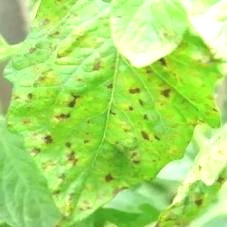
#> input picture Training&Data/train/Bacterial spot/Bs103_aug5.jpg, 227 x 227 px, found by its file name; its folder holds only this picture in this run
$ python augment_train.py
#> lines starting #> are read from the running program, lines starting #| are printed output that depends on the picture
import os
import cv2
import numpy as np

TRAIN_DIR = r"C:\Users\sharb\Downloads\taiwan\taiwan\Preprocessed data\train"

def augment_image(img):
    augmented = []

    # rotations
    augmented.append(cv2.rotate(img, cv2.ROTATE_90_CLOCKWISE))
    augmented.append(cv2.rotate(img, cv2.ROTATE_180))
    augmented.append(cv2.rotate(img, cv2.ROTATE_90_COUNTERCLOCKWISE))

    # flips
    augmented.append(cv2.flip(img, 1))   # horizontal
    augmented.append(cv2.flip(img, 0))   # vertical

    # brightness increase
    brighter = cv2.convertScaleAbs(img, alpha=1.2, beta=20)
    augmented.append(brighter)

    # brightness decrease
    darker = cv2.convertScaleAbs(img, alpha=0.8, beta=-20)
    augmented.append(darker)

    return augmented

for cls in os.listdir(TRAIN_DIR):
    cls_path = os.path.join(TRAIN_DIR, cls)
    if not os.path.isdir(cls_path):
        continue

    for img_name in os.listdir(cls_path):
        img_path = os.path.join(cls_path, img_name)
        img = cv2.imread(img_path)
#> img is the input picture: shape (227, 227, 3); mean B, G, R 104.3, 224.6, 168.7

        if img is None:
            continue

        base = os.path.splitext(img_name)[0]
        aug_imgs = augment_image(img)
#> in augment_image, `brighter = cv2.convertScaleAbs(img, alpha=1.2, beta=20)`:
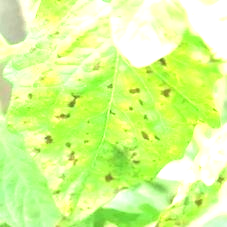
#> brighter: shape (227, 227, 3); mean B, G, R 143.1, 251, 213.8
#> in augment_image, `darker = cv2.convertScaleAbs(img, alpha=0.8, beta=-20)`:
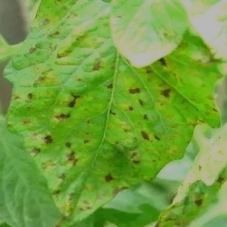
#> darker: shape (227, 227, 3); mean B, G, R 63.6, 159.7, 115
#> aug_imgs = 7 items

        for i, aug in enumerate(aug_imgs):
            save_name = f"{base}_aug{i}.jpg"
            cv2.imwrite(os.path.join(cls_path, save_name), aug)
#> this loop made 7 passes
#> save_name on passes 1 to 7: 'Bs103_aug5_aug0.jpg', 'Bs103_aug5_aug1.jpg', 'Bs103_aug5_aug2.jpg', 'Bs103_aug5_aug3.jpg', 'Bs103_aug5_aug4.jpg', 'Bs103_aug5_aug5.jpg', 'Bs103_aug5_aug6.jpg'
#> pass 1, `cv2.imwrite(os.path.join(cls_path, save_name), aug)`:
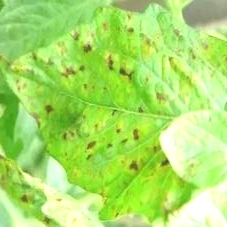
#> saved as Bs103_aug5_aug0.jpg: shape (227, 227, 3); mean B, G, R 104.3, 224.6, 168.7
#> pass 2, `cv2.imwrite(os.path.join(cls_path, save_name), aug)`:
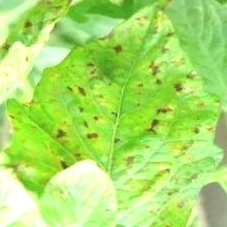
#> saved as Bs103_aug5_aug1.jpg: shape (227, 227, 3); mean B, G, R 104.3, 224.6, 168.7
#> pass 2 of the loop `for cls in os.listdir(TRAIN_DIR):`:
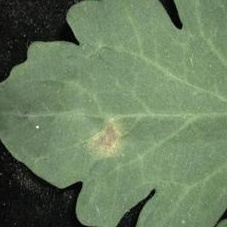
#> input picture Training&Data/train/Black mold/Blm10_aug1.jpg, 227 x 227 px, found by its file name
#> img is the input picture: shape (227, 227, 3); mean B, G, R 94.9, 125.2, 105
#> in augment_image (call 2), `darker = cv2.convertScaleAbs(img, alpha=0.8, beta=-20)`:
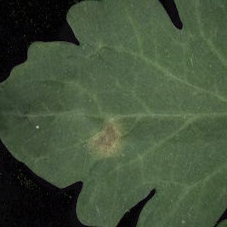
#> darker: shape (227, 227, 3); mean B, G, R 58.1, 81.7, 65.9
#> the loop `for i, aug in enumerate(aug_imgs):` made 7 passes
#> save_name on passes 1 to 7: 'Blm10_aug1_aug0.jpg', 'Blm10_aug1_aug1.jpg', 'Blm10_aug1_aug2.jpg', 'Blm10_aug1_aug3.jpg', 'Blm10_aug1_aug4.jpg', 'Blm10_aug1_aug5.jpg', 'Blm10_aug1_aug6.jpg'
#> pass 2, `cv2.imwrite(os.path.join(cls_path, save_name), aug)`:
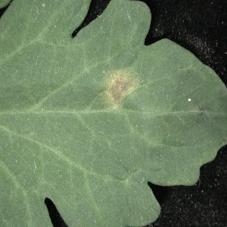
#> saved as Blm10_aug1_aug1.jpg: shape (227, 227, 3); mean B, G, R 94.9, 125.2, 105

print("Augmentation completed (train only).")
